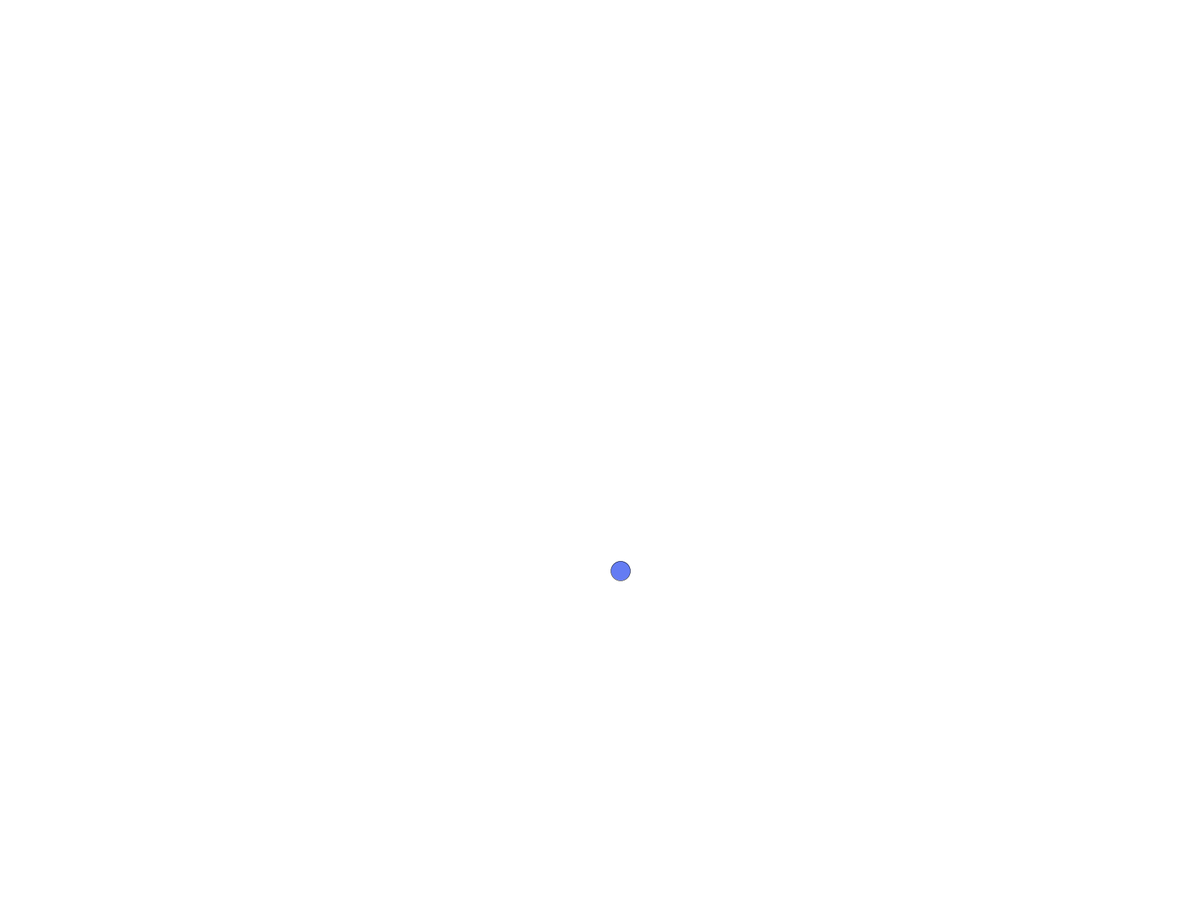
Frame 1 (no input)
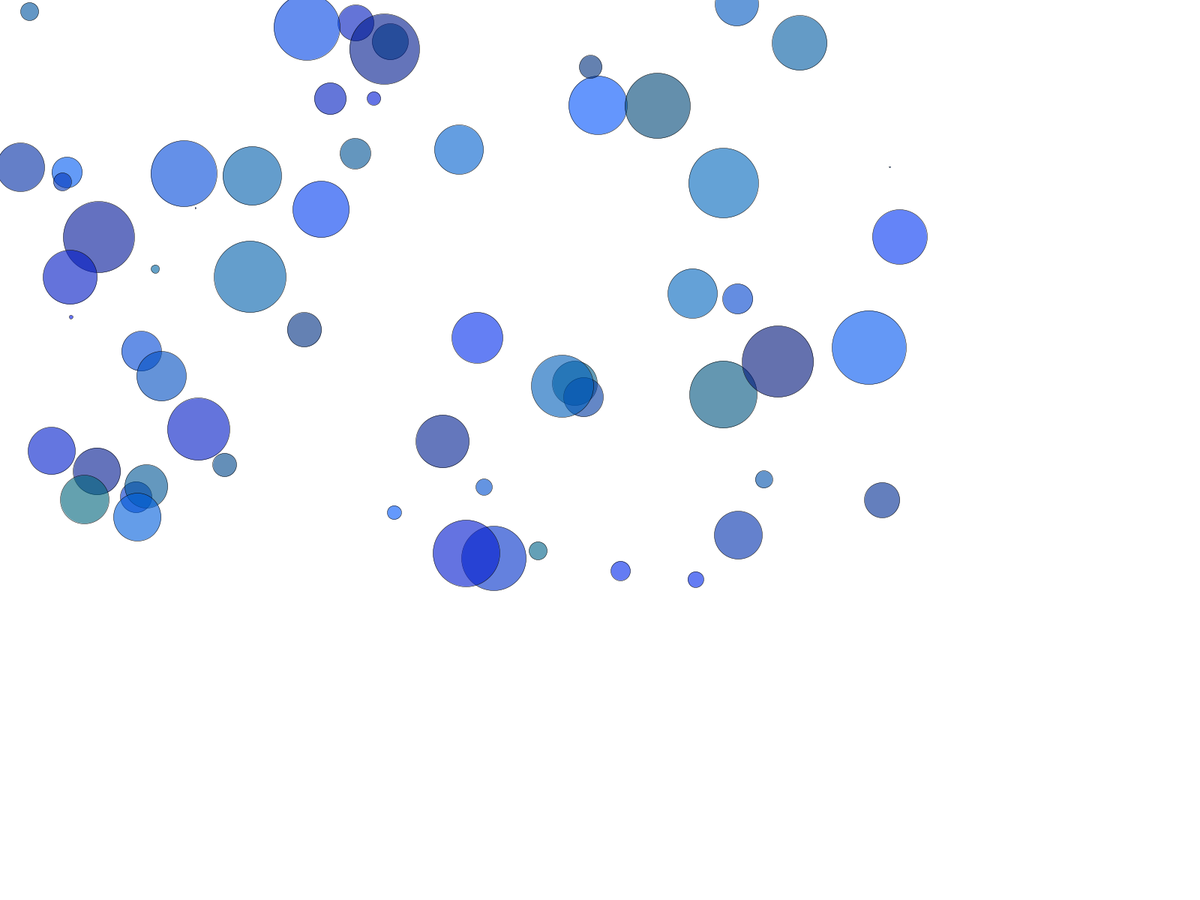
Frame 60 (the mouse pressed at the canvas centre just before this capture)
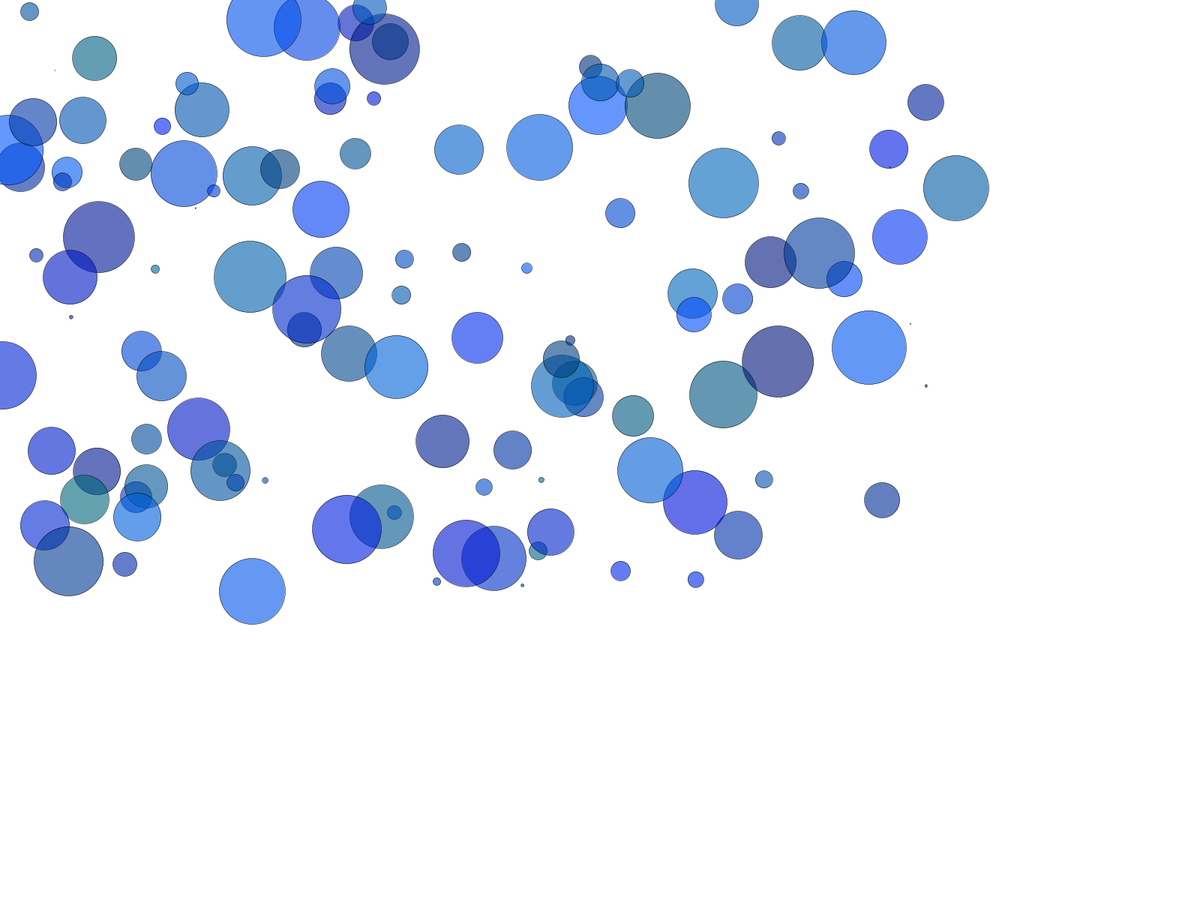
Frame 120 (the mouse held since frame 60 and released just before this capture)

The Processing sketch that drew these frames (run headless with seeded random() and noise(); from frame 60 on, the mouse is pressed at the canvas centre):

// Processing sketch: Very_Blue_Random_Circles
// ── Very_Blue_Random_Circles.pde
int y = 0;
void setup(){
  background(255);
  fullScreen();
  noCursor();
  frameRate(200);
}

void draw(){
 float x = random(1280);
 float z = random(100);
 float y = random(800);
 
 float g = random(20,105);
 float b = random(118,255);
  fill(0,g,b,155);
  strokeWeight(0.5);
  ellipse(x,y,z,z);
}

void keyPressed(){
  background(255);
}
